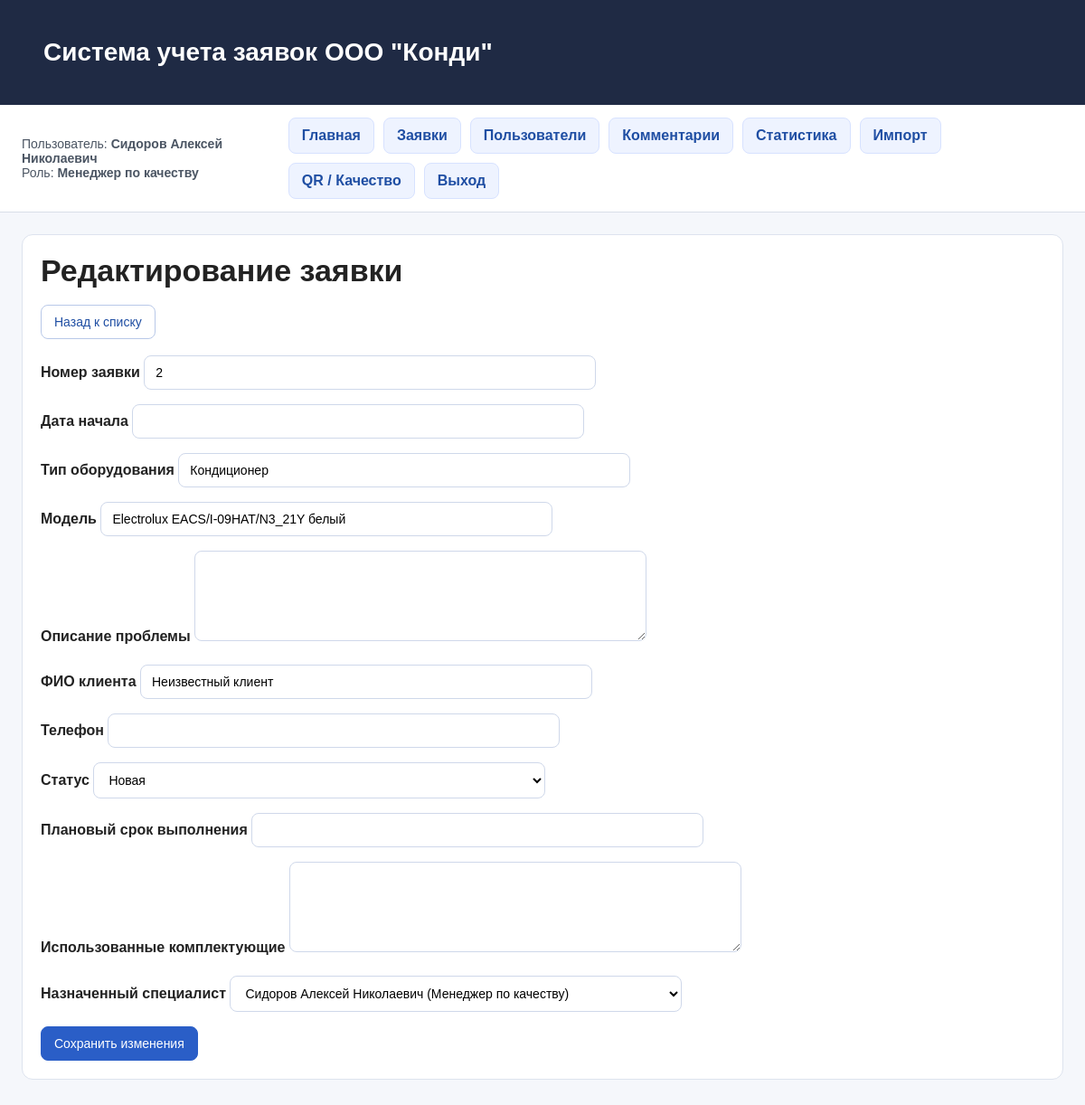
/requests/2/edit (signed in), run on the app's committed database.
### webapp/models.py (models this page shows, shortened)
class User(db.Model):
    __tablename__ = "users"
    id = db.Column(db.Integer, primary_key=True)
    full_name = db.Column(db.String(150), nullable=False)
    username = db.Column(db.String(80), unique=True, nullable=False)
    password = db.Column(db.String(255), nullable=False)
    role = db.Column(db.String(50), nullable=False)
    phone = db.Column(db.String(30), nullable=True)
    comments = db.relationship("Comment", backref="author", lazy=True)
    assigned_requests = db.relationship(
        "Request",
        backref="specialist_user",
        lazy=True,
        foreign_keys="Request.specialist_id"
    )
    client_requests = db.relationship(
        "Request",
        backref="client_user",
        lazy=True,
        foreign_keys="Request.client_id"
    )

class Request(db.Model):
    __tablename__ = "requests"
    id = db.Column(db.Integer, primary_key=True)
    request_number = db.Column(db.String(50), unique=True, nullable=False)
    start_date = db.Column(db.String(50), nullable=True)
    created_at = db.Column(db.DateTime, default=datetime.utcnow)
    equipment_type = db.Column(db.String(100), nullable=False)
    equipment_model = db.Column(db.String(100), nullable=False)
    problem_description = db.Column(db.Text, nullable=False)
    client_name = db.Column(db.String(150), nullable=False)
    client_phone = db.Column(db.String(30), nullable=False)
    status = db.Column(db.String(50), default="Новая")
    planned_end_date = db.Column(db.String(50), nullable=True)
    repair_parts = db.Column(db.Text, nullable=True)
    client_id = db.Column(db.Integer, db.ForeignKey("users.id"), nullable=True)
    specialist_id = db.Column(db.Integer, db.ForeignKey("users.id"), nullable=True)
    comments = db.relationship(
        "Comment",
        backref="request",
        lazy=True,
        cascade="all, delete-orphan"
    )

### webapp/routes.py (the view, shortened to what this page needs)
@main_bp.route("/requests/<int:request_id>/edit", methods=["GET", "POST"])
def edit_request(request_id):
    if "user_id" not in session:
        return redirect(url_for("main.login"))
    if not role_required("Оператор", "Менеджер по качеству"):
        flash("У вас нет прав для редактирования заявки.", "error")
        return redirect(url_for("main.requests_list"))
    item = Request.query.get_or_404(request_id)
    specialists = User.query.filter(
        (User.role == "Специалист") | (User.role == "Менеджер по качеству")
    ).all()
    return render_template("request_edit.html", item=item, specialists=specialists)

### webapp/routes.py (called while the page is built)
def role_required(*allowed_roles):
    current_role = session.get("role")
    return current_role in allowed_roles

### webapp/templates/request_edit.html (shortened to what this page needs)
{% extends "base.html" %}
{% block content %}
<div class="card">
    <h2 class="page-title">Редактирование заявки</h2>
    <div class="actions">
        <a class="btn btn-secondary" href="{{ url_for('main.requests_list') }}">Назад к списку</a>
    </div>
    <form method="post">
        <div class="form-row">
            <label>Номер заявки</label>
            <input type="text" name="request_number" value="{{ item.request_number }}" required>
        </div>
        <div class="form-row">
            <label>Дата начала</label>
            <input type="text" name="start_date" value="{{ item.start_date or '' }}">
        </div>
        <div class="form-row">
            <label>Тип оборудования</label>
            <input type="text" name="equipment_type" value="{{ item.equipment_type }}" required>
        </div>
        <div class="form-row">
            <label>Модель</label>
            <input type="text" name="equipment_model" value="{{ item.equipment_model }}" required>
        </div>
        <div class="form-row">
            <label>Описание проблемы</label>
            <textarea name="problem_description" required>{{ item.problem_description }}</textarea>
        </div>
        <div class="form-row">
            <label>ФИО клиента</label>
            <input type="text" name="client_name" value="{{ item.client_name }}" required>
        </div>
        <div class="form-row">
            <label>Телефон</label>
            <input type="text" name="client_phone" value="{{ item.client_phone }}" required>
        </div>
        <div class="form-row">
            <label>Статус</label>
            <select name="status">
                <option value="Новая" {% if item.status == "Новая" %}selected{% endif %}>Новая</option>
            </select>
        </div>
        <div class="form-row">
            <label>Плановый срок выполнения</label>
            <input type="text" name="planned_end_date" value="{{ item.planned_end_date or '' }}">
        </div>
        <div class="form-row">
            <label>Использованные комплектующие</label>
            <textarea name="repair_parts">{{ item.repair_parts or '' }}</textarea>
        </div>
        <div class="form-row">
            <label>Назначенный специалист</label>
            <select name="specialist_id">
                {% for specialist in specialists %}
                    <option value="{{ specialist.id }}" {% if item.specialist_id == specialist.id %}selected{% endif %}>
                        {{ specialist.full_name }} ({{ specialist.role }})
                    </option>
                {% endfor %}
            </select>
        </div>
        <button type="submit">Сохранить изменения</button>
    </form>
</div>
{% endblock %}

### webapp/templates/base.html (shortened to what this page needs)
<!DOCTYPE html>
<html lang="ru">
<head>
    <link rel="stylesheet" href="{{ url_for('static', filename='css/style.css') }}">
</head>
<body>
    <div class="topbar">
        <div class="wrapper">
            <h1>Система учета заявок ООО "Конди"</h1>
        </div>
    </div>
    {% if session.get('user_id') %}
    <div class="subbar">
        <div class="wrapper">
            <div class="userbox">
                Пользователь: <strong>{{ session.get('full_name') }}</strong><br>
                Роль: <strong>{{ session.get('role') }}</strong>
            </div>
            <div class="nav">
                <a href="{{ url_for('main.dashboard') }}">Главная</a>
                <a href="{{ url_for('main.requests_list') }}">Заявки</a>
                <a href="{{ url_for('main.users_list') }}">Пользователи</a>
                <a href="{{ url_for('main.comments_list') }}">Комментарии</a>
                <a href="{{ url_for('main.statistics') }}">Статистика</a>
                <a href="{{ url_for('main.import_data') }}">Импорт</a>
                <a href="{{ url_for('main.quality_page') }}">QR / Качество</a>
                <a href="{{ url_for('main.logout') }}">Выход</a>
            </div>
        </div>
    </div>
    {% endif %}
    <div class="wrapper">
        {% block content %}{% endblock %}
    </div>
</body>
</html>

### webapp/static/css/style.css (style rules this page uses)
* { box-sizing: border-box; }
body { margin: 0; font-family: Arial, Helvetica, sans-serif; background: #f5f7fb; color: #222; }
a { color: #1f4ea3; text-decoration: none; }
.wrapper { max-width: 1200px; margin: 0 auto; padding: 24px; }
.topbar { background: #1f2a44; color: white; padding: 18px 24px; }
.topbar h1 { margin: 0; font-size: 28px; }
.subbar { background: white; border-bottom: 1px solid #d9dee8; }
.subbar .wrapper { display: flex; justify-content: space-between; align-items: center; gap: 20px; padding-top: 14px; padding-bottom: 14px; }
.userbox { font-size: 14px; color: #4b5563; }
.nav { display: flex; flex-wrap: wrap; gap: 10px; }
.nav a { display: inline-block; padding: 10px 14px; background: #eef3ff; border: 1px solid #d7e2ff; border-radius: 8px; color: #1f4ea3; font-weight: 600; }
.page-title { margin: 0 0 18px; font-size: 34px; }
.card { background: white; border: 1px solid #dde3ee; border-radius: 12px; padding: 20px; margin-bottom: 20px; }
.actions { display: flex; gap: 10px; flex-wrap: wrap; margin-bottom: 18px; }
.btn, button, input[type="submit"] { display: inline-block; border: 1px solid #2a5ec7; background: #2a5ec7; color: white; padding: 10px 14px; border-radius: 8px; font-size: 14px; cursor: pointer; text-decoration: none; }
.btn-secondary { background: white; color: #1f4ea3; border-color: #b8c8e8; }
input[type="text"], input[type="password"], input[type="file"], select, textarea { width: 100%; max-width: 500px; padding: 10px 12px; border: 1px solid #cfd8ea; border-radius: 8px; background: white; font-size: 14px; }
textarea { min-height: 100px; resize: vertical; }
label { display: inline-block; margin-bottom: 6px; font-weight: 600; }
.form-row { margin-bottom: 16px; }

### data on the page
User: get "Сидоров Алексей Николаевич", get "Менеджер по качеству"
Request: request_number "2", equipment_type "Кондиционер", equipment_model "Electrolux EACS/I-09HAT/N3_21Y белый", client_name "Неизвестный клиент", specialist_id "Сидоров Алексей Николаевич (Менеджер по качеству)"
